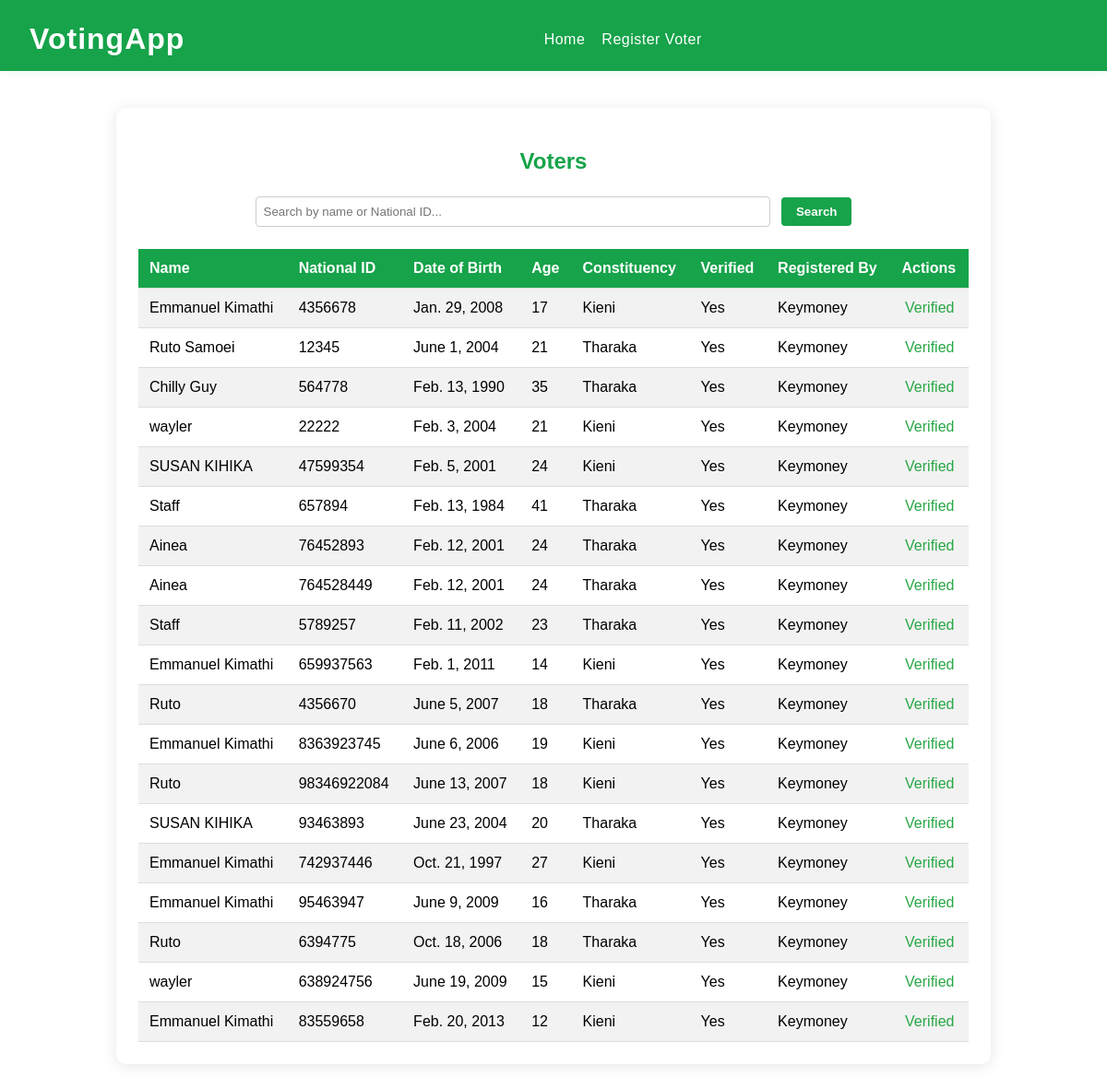
Before: /evoting/voters/ (signed in) with the older database file.
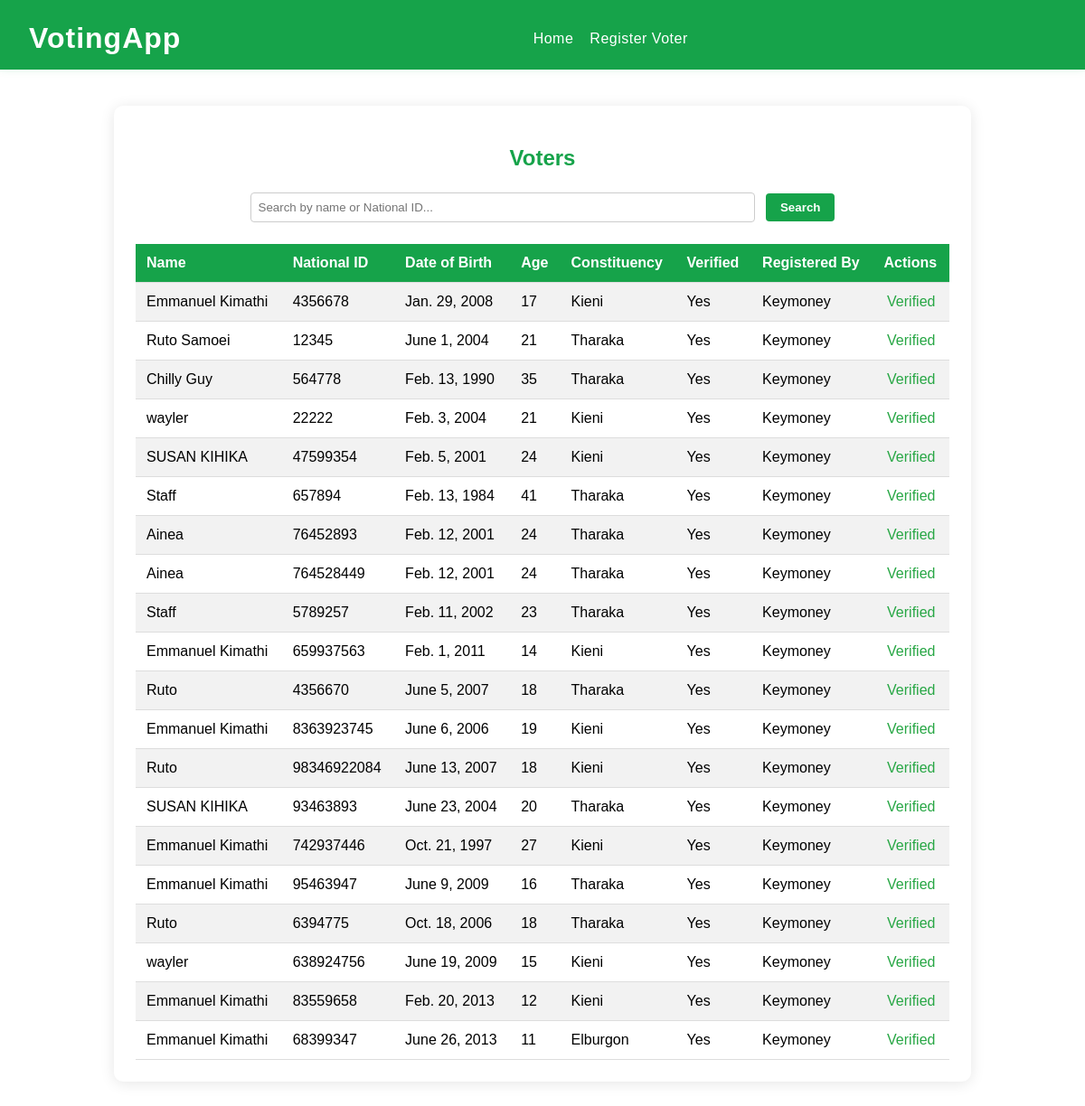
After: the same page with the newer database file.
### Evoting/models.py (models this page shows, shortened)
class Voter(models.Model):
    national_id = models.CharField(max_length=20, unique=True)
    name = models.CharField(max_length=100)
    date_of_birth = models.DateField(null=True, blank=True)
    age = models.PositiveIntegerField(null=True, blank=True)
    constituency = models.CharField(max_length=100, null=True, blank=True)
    has_voted = models.BooleanField(default=False)
    is_verified = models.BooleanField(default=False)
    registered_by = models.ForeignKey(
        settings.AUTH_USER_MODEL, null=True, blank=True, on_delete=models.SET_NULL, related_name='registered_voters'
    )
    registered_at = models.DateTimeField(auto_now_add=True)
    verified_by = models.ForeignKey(
        settings.AUTH_USER_MODEL, null=True, blank=True, on_delete=models.SET_NULL, related_name='verified_voters'
    )
    verified_at = models.DateTimeField(null=True, blank=True)
    voted_by = models.ForeignKey(
        settings.AUTH_USER_MODEL, null=True, blank=True, on_delete=models.SET_NULL, related_name='voted_voters'
    )
    voted_at = models.DateTimeField(null=True, blank=True)
    email = models.EmailField(null=True, blank=True)
    faculty = models.CharField(
        max_length=50, choices=FACULTY_CHOICES, null=True, blank=True
    )

### Evoting/views.py (the view)
# urls.py: path('voters/', views.voter_list, name='voter_list'),
@login_required
def voter_list(request):
    query = request.GET.get('q', '')
    voters = Voter.objects.all()
    if query:
        voters = voters.filter(
            Q(name__icontains=query) | Q(national_id__icontains=query)
        )
    return render(request, 'voter_list.html', {'voters': voters})

### Evoting/templates/voter_list.html (shortened to what this page needs)
<!DOCTYPE html>
<html lang="en">
<head>
</head>
<body>
    <div class="header">
        <span>VotingApp</span>
        <nav style="flex: 1; display: flex; justify-content: center; align-items: center;">
            <a href="{% url 'Evoting:index' %}">Home</a>
            <a href="{% url 'Evoting:register_voter' %}">Register Voter</a>
        </nav>
    </div>
    <div class="container">
        <h2>Voters</h2>
        <form method="get" class="search-form">
            <input type="text" name="q" placeholder="Search by name or National ID..." value="{{ request.GET.q|default:'' }}">
            <button type="submit">Search</button>
        </form>
        <table>
            <tr>
                <th>Name</th>
                <th>National ID</th>
                <th>Date of Birth</th>
                <th>Age</th>
                <th>Constituency</th>
                <th>Verified</th>
                <th>Registered By</th>
                <th>Actions</th>
            </tr>
            {% for voter in voters %}
            <tr>
                <td>{{ voter.name }}</td>
                <td>{{ voter.national_id }}</td>
                <td>{{ voter.date_of_birth }}</td>
                <td>{{ voter.age }}</td>
                <td>{{ voter.constituency }}</td>
                <td>{{ voter.is_verified|yesno:"Yes,No" }}</td>
                <td>{{ voter.registered_by }}</td>
                <td class="actions">
                    {% if not voter.is_verified and voter.registered_by == user %}
                        <a class="button" href="{% url 'Evoting:verify_voter' voter.id %}">Verify</a>
                    {% elif voter.is_verified %}
                        <span style="color: #28a745;">Verified</span>
                    {% endif %}
                </td>
            </tr>
            {% empty %}
            <tr>
                <td colspan="8" style="text-align:center;">No voters found.</td>
            </tr>
            {% endfor %}
        </table>
    </div>
</body>
</html>

Changed rows visible on the page:
added Voter: name "Emmanuel Kimathi", national_id "68399347", date_of_birth "June 26, 2013", age "11", constituency "Elburgon", is_verified "Yes", registered_by "Keymoney", shows "Verified"
